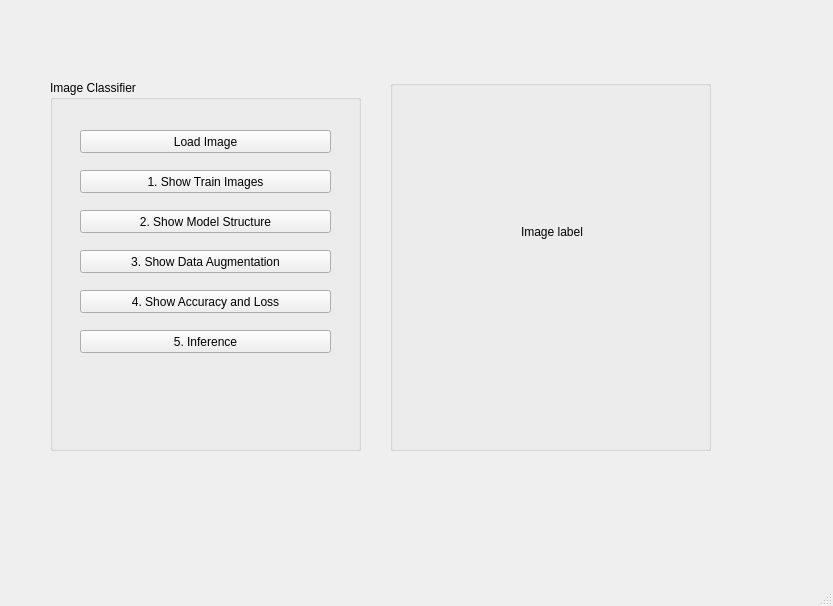
<?xml version="1.0" encoding="UTF-8"?>
<ui version="4.0">
 <class>MainWindow</class>
 <widget class="QMainWindow" name="MainWindow">
  <property name="geometry">
   <rect>
    <x>0</x>
    <y>0</y>
    <width>833</width>
    <height>606</height>
   </rect>
  </property>
  <property name="windowTitle">
   <string>MainWindow</string>
  </property>
  <widget class="QWidget" name="centralwidget">
   <widget class="QGroupBox" name="Img_Class_box">
    <property name="geometry">
     <rect>
      <x>50</x>
      <y>80</y>
      <width>311</width>
      <height>371</height>
     </rect>
    </property>
    <property name="title">
     <string>Image Classifier</string>
    </property>
    <widget class="QPushButton" name="Show_Img_btn">
     <property name="geometry">
      <rect>
       <x>30</x>
       <y>90</y>
       <width>251</width>
       <height>23</height>
      </rect>
     </property>
     <property name="text">
      <string>1. Show Train Images</string>
     </property>
    </widget>
    <widget class="QPushButton" name="Show_mod_btn">
     <property name="geometry">
      <rect>
       <x>30</x>
       <y>130</y>
       <width>251</width>
       <height>23</height>
      </rect>
     </property>
     <property name="text">
      <string>2. Show Model Structure</string>
     </property>
    </widget>
    <widget class="QPushButton" name="Show_Dat_btn">
     <property name="geometry">
      <rect>
       <x>30</x>
       <y>170</y>
       <width>251</width>
       <height>23</height>
      </rect>
     </property>
     <property name="text">
      <string>3. Show Data Augmentation</string>
     </property>
    </widget>
    <widget class="QPushButton" name="Load_Img_btn">
     <property name="geometry">
      <rect>
       <x>30</x>
       <y>50</y>
       <width>251</width>
       <height>23</height>
      </rect>
     </property>
     <property name="text">
      <string>Load Image</string>
     </property>
    </widget>
    <widget class="QPushButton" name="Show_Accu_btn">
     <property name="geometry">
      <rect>
       <x>30</x>
       <y>210</y>
       <width>251</width>
       <height>23</height>
      </rect>
     </property>
     <property name="text">
      <string>4. Show Accuracy and Loss</string>
     </property>
    </widget>
    <widget class="QPushButton" name="Infer_btn">
     <property name="geometry">
      <rect>
       <x>30</x>
       <y>250</y>
       <width>251</width>
       <height>23</height>
      </rect>
     </property>
     <property name="text">
      <string>5. Inference</string>
     </property>
    </widget>
   </widget>
   <widget class="QGroupBox" name="Show_Img_box">
    <property name="geometry">
     <rect>
      <x>390</x>
      <y>80</y>
      <width>321</width>
      <height>371</height>
     </rect>
    </property>
    <property name="title">
     <string/>
    </property>
    <widget class="QLabel" name="Img_lab">
     <property name="geometry">
      <rect>
       <x>50</x>
       <y>40</y>
       <width>224</width>
       <height>224</height>
      </rect>
     </property>
     <property name="text">
      <string>Image label</string>
     </property>
     <property name="alignment">
      <set>Qt::AlignCenter</set>
     </property>
    </widget>
    <widget class="QLabel" name="Class_lab">
     <property name="geometry">
      <rect>
       <x>60</x>
       <y>280</y>
       <width>191</width>
       <height>31</height>
      </rect>
     </property>
     <property name="font">
      <font>
       <family>Taipei Sans TC Beta</family>
       <pointsize>20</pointsize>
       <weight>75</weight>
       <bold>true</bold>
      </font>
     </property>
     <property name="text">
      <string/>
     </property>
     <property name="alignment">
      <set>Qt::AlignCenter</set>
     </property>
    </widget>
   </widget>
  </widget>
  <widget class="QMenuBar" name="menubar">
   <property name="geometry">
    <rect>
     <x>0</x>
     <y>0</y>
     <width>833</width>
     <height>21</height>
    </rect>
   </property>
  </widget>
  <widget class="QStatusBar" name="statusbar"/>
 </widget>
 <resources/>
 <connections/>
</ui>
